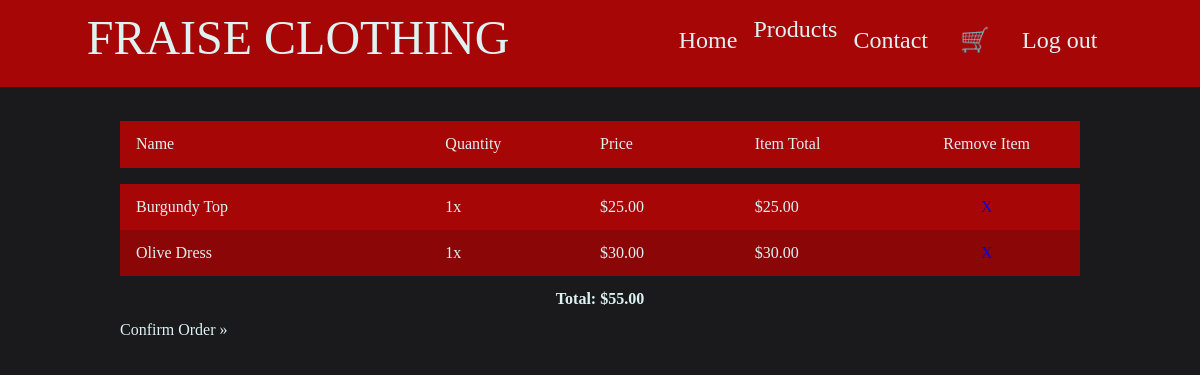
Page /cart (signed in) on the committed database.
### tables this page shows
CREATE TABLE product
(
	id integer
		constraint product_pk
			primary key autoincrement,
	name varchar(30),
	description varchar(300),
	volume char(6),
	image varchar(30),
	price decimal(4,2)
);

### app.py (the view)
@app.route('/cart')
def render_cart():
    if not is_logged_in():
        return redirect('/login')
    userid = session['userid']
    query = "SELECT productid FROM cart WHERE userid=?;"
    con = create_connection(DB_NAME)
    cur = con.cursor()
    cur.execute(query, (userid,))
    product_ids = cur.fetchall()
    if len(product_ids) == 0:
        return redirect('/women?error=Cart+empty')
    for i in range(len(product_ids)):
        product_ids[i] = product_ids[i][0]
    unique_product_ids = list(set(product_ids))
    for i in range(len(unique_product_ids)):
        product_count = product_ids.count(unique_product_ids[i])
        unique_product_ids[i] = [unique_product_ids[i], product_count]
    query = """SELECT name, price FROM product WHERE id = ?"""
    for item in unique_product_ids:
        cur.execute(query, (item[0],))
        item_details = cur.fetchall()
        item.append(item_details[0][0])
        item.append(item_details[0][1])
    con.close()
    print(unique_product_ids)
    return render_template('cart.html', cart_data=unique_product_ids, logged_in=is_logged_in())

### app.py (called while the page is built)
def create_connection(db_file):
    try:
        connection = sqlite3.connect(db_file)
        connection.execute('pragma foreign_keys=ON')
        return connection
    except Error as e:
        print(e)
    return None

def is_logged_in():
    if session.get("email") is None:
        print("not logged in")
        return False
    else:
        print("logged in")
        return True

### templates/cart.html (shortened to what this page needs)
{% extends 'base.html' %}
{% block main %}
<table class="cart-table">
    {% set ns=namespace(total = 0) %}
<div class="cart">
   <div class="cart-item">
       <div class="item-name">
           Name
       </div>
       <div class="item-description">
           <div>
               Quantity
           </div>
           <div>
               Price
           </div>
           <div>
               Item Total
           </div>
       </div>
       <div class="item-delete mobile-column">
           Remove Item
       </div>
   </div>
   {% for item in cart_data %}
       <div class="cart-item">
           <div class="item-name">
               {{ item[2] }}
           </div>
           <div class="item-description">
               <div>
                   {{ item[1] }}x
               </div>
               <div>
                   ${{ "{:.2f}".format(item[3]) }}
               </div>
               <div>
                   ${{ "{:.2f}".format(item[3] * item[1]) }}
               </div>
               {% set ns.total = ns.total + item[3] * item[1] %}
           </div>
           <div class="item-delete mobile-column">
               <a href="/removefromcart/{{ item[0] }}">X</a>
           </div>
       </div>
   {% endfor %}
</div>
<div class="cart-total">
   Total: ${{ "{:.2f}".format(ns.total) }}
</div>
</table>
    <div>
        <a href="/confirmorder">Confirm Order &raquo;</a>
    </div>
{% endblock %}

### static/yeet2.css (style rules this page uses)
* { font-family: 'American Typewriter', serif; padding: 0; margin: 0; color:#def2f1; box-sizing: border-box; }
body { background-color: #1A1A1D; }
html { line-height: 0.9; }
a, a:visited { color: #def2f1; text-decoration: none; }
table { border-collapse: collapse; }
.cart-total { font-weight: bold; }
.cart { margin: 1em 0; display: flex; flex-direction: column; width: 80vw; }
.cart-item:first-of-type { margin-bottom: 1em; }
.cart-item { background-color: #a70606; padding: 1em; display: grid; grid-template-columns: 2fr 3fr 1fr; }
.cart-item:first-of-type { background-color: #a70606 !important; }
.cart-item:nth-of-type(2n + 1) { background-color: #8b0606; }
.item-description { display: grid; grid-template-columns: 1fr 1fr 1fr; }
.item-delete { text-align: center; }
.item-delete a { color: blue; }
.cart-total { text-align: center; margin-bottom: 1em; }
* { box-sizing:border-box }

### rows in the picture
product: name "Burgundy Top", item "1", price "25.00", item[3]*item[1] "25.00"
product: name "Olive Dress", item "1", price "30.00", item[3]*item[1] "30.00"

### other values in the picture
{{ "{:.2f}".format(ns.total) }} "55.00"
